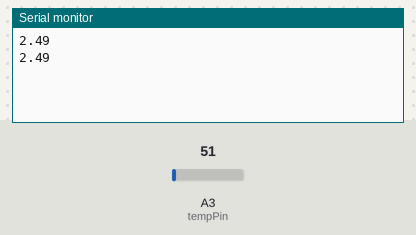
Bench run of a sketch on a simulated Arduino Uno, built with avr-gcc and run on an emulated ATmega328P. Parts: the last lines printed to the serial monitor. The inputs (shaded band) are chosen by the test bench; at power-on: A3 (tempPin) = 51.

Above: at 1.8 s.
1.9 s: A3 (tempPin) set to 61
At 2.4 s:
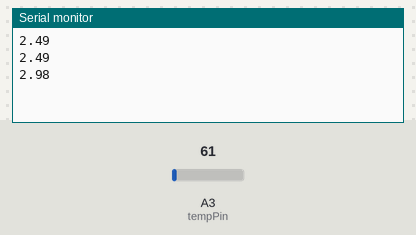
3.4 s: A3 (tempPin) set to 71
At 4.8 s:
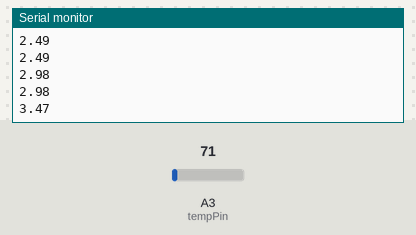
Timing chart, 0 to 6.4 s (numbered marks = the images above; inputs shaded):
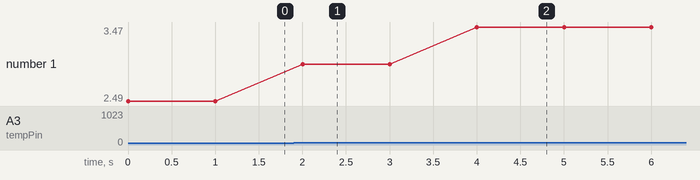

Measured:
- after the input at 1.9 s, the serial monitor: prints a new line after 0.10 s (image 1)
- after the input at 3.4 s, the serial monitor: prints a new line after 0.60 s (image 2)
- plotted number 1: 2.49 → 2.98 after the input at 1.9 s, 2.98 → 3.47 after the input at 3.4 s

The sketch:

TemperatureReader.ino
```cpp
float temp;
int tempPin = 3;

void setup () {
  Serial.begin (9600);
}
void loop () {

  temp = analogRead (tempPin); // read analog volt from sensor and save to variable temp
  temp = temp * 0.048828125; //convert sensor reading to Celsius
  Serial.print(temp); // display temperature value
  Serial.println();
  delay(1000); // update sensor reading each one second

}
```
